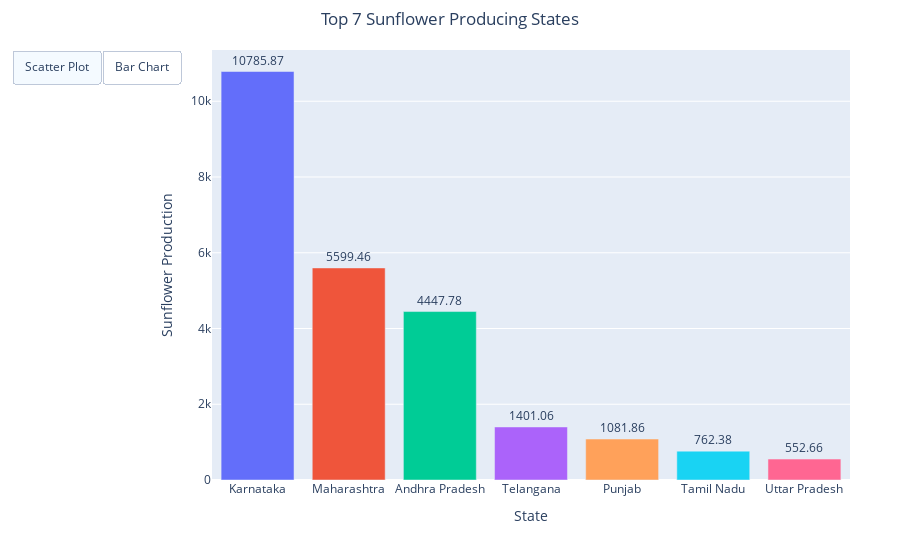

The notebook cell this image was saved under:
### Code cell
#4. Top 7 SUNFLOWER PRODUCTION  State
import plotly.express as px

fig = px.bar(sunflower_state, x='State_Name', y='SUNFLOWER_PRODUCTION_(1000_tons)',color='State_Name', title="Top 7 Sunflower Producing States", 
             text='SUNFLOWER_PRODUCTION_(1000_tons)')
fig.update_layout(showlegend=False, xaxis_title='State',yaxis_title='Sunflower Production', title_x=0.5, margin=dict(l=100, r=50, t=50, b=80))
fig.update_traces(textposition='outside')
fig.update_layout(
    updatemenus=[dict(type="buttons",direction="left",buttons=list([dict(args=["type", "scatter"],
                    label="Scatter Plot",method="restyle"), dict(args=["type", "bar"],
                    label="Bar Chart",method="restyle")]),),])

fig.show()

### Figure 1 — Plotly figure (JSON) as saved in the notebook; plotly's stock layout.template omitted (floating-point values rounded to 4 significant figures)
{"data": [{"hovertemplate": "State_Name=%{x}<br>SUNFLOWER_PRODUCTION_(1000_tons)=%{text}<extra></extra>", "legendgroup": "Karnataka", "marker": {"color": "#636efa", "pattern": {"shape": ""}}, "name": "Karnataka", "orientation": "v", "showlegend": true, "text": [10790.0], "textposition": "outside", "type": "bar", "x": ["Karnataka"], "xaxis": "x", "y": [10790.0], "yaxis": "y"}, {"hovertemplate": "State_Name=%{x}<br>SUNFLOWER_PRODUCTION_(1000_tons)=%{text}<extra></extra>", "legendgroup": "Maharashtra", "marker": {"color": "#EF553B", "pattern": {"shape": ""}}, "name": "Maharashtra", "orientation": "v", "showlegend": true, "text": [5599.0], "textposition": "outside", "type": "bar", "x": ["Maharashtra"], "xaxis": "x", "y": [5599.0], "yaxis": "y"}, {"hovertemplate": "State_Name=%{x}<br>SUNFLOWER_PRODUCTION_(1000_tons)=%{text}<extra></extra>", "legendgroup": "Andhra Pradesh", "marker": {"color": "#00cc96", "pattern": {"shape": ""}}, "name": "Andhra Pradesh", "orientation": "v", "showlegend": true, "text": [4448.0], "textposition": "outside", "type": "bar", "x": ["Andhra Pradesh"], "xaxis": "x", "y": [4448.0], "yaxis": "y"}, {"hovertemplate": "State_Name=%{x}<br>SUNFLOWER_PRODUCTION_(1000_tons)=%{text}<extra></extra>", "legendgroup": "Telangana", "marker": {"color": "#ab63fa", "pattern": {"shape": ""}}, "name": "Telangana", "orientation": "v", "showlegend": true, "text": [1401.0], "textposition": "outside", "type": "bar", "x": ["Telangana"], "xaxis": "x", "y": [1401.0], "yaxis": "y"}, {"hovertemplate": "State_Name=%{x}<br>SUNFLOWER_PRODUCTION_(1000_tons)=%{text}<extra></extra>", "legendgroup": "Punjab", "marker": {"color": "#FFA15A", "pattern": {"shape": ""}}, "name": "Punjab", "orientation": "v", "showlegend": true, "text": [1082.0], "textposition": "outside", "type": "bar", "x": ["Punjab"], "xaxis": "x", "y": [1082.0], "yaxis": "y"}, {"hovertemplate": "State_Name=%{x}<br>SUNFLOWER_PRODUCTION_(1000_tons)=%{text}<extra></extra>", "legendgroup": "Tamil Nadu", "marker": {"color": "#19d3f3", "pattern": {"shape": ""}}, "name": "Tamil Nadu", "orientation": "v", "showlegend": true, "text": [762.4], "textposition": "outside", "type": "bar", "x": ["Tamil Nadu"], "xaxis": "x", "y": [762.4], "yaxis": "y"}, {"hovertemplate": "State_Name=%{x}<br>SUNFLOWER_PRODUCTION_(1000_tons)=%{text}<extra></extra>", "legendgroup": "Uttar Pradesh", "marker": {"color": "#FF6692", "pattern": {"shape": ""}}, "name": "Uttar Pradesh", "orientation": "v", "showlegend": true, "text": [552.7], "textposition": "outside", "type": "bar", "x": ["Uttar Pradesh"], "xaxis": "x", "y": [552.7], "yaxis": "y"}], "layout": {"barmode": "relative", "legend": {"title": {"text": "State_Name"}, "tracegroupgap": 0}, "margin": {"b": 80, "l": 100, "r": 50, "t": 50}, "showlegend": false, "title": {"text": "Top 7 Sunflower Producing States", "x": 0.5}, "updatemenus": [{"buttons": [{"args": ["type", "scatter"], "label": "Scatter Plot", "method": "restyle"}, {"args": ["type", "bar"], "label": "Bar Chart", "method": "restyle"}], "direction": "left", "type": "buttons"}], "xaxis": {"anchor": "y", "categoryarray": ["Karnataka", "Maharashtra", "Andhra Pradesh", "Telangana", "Punjab", "Tamil Nadu", "Uttar Pradesh"], "categoryorder": "array", "domain": [0, 1], "title": {"text": "State"}}, "yaxis": {"anchor": "x", "domain": [0, 1], "title": {"text": "Sunflower Production"}}}}
